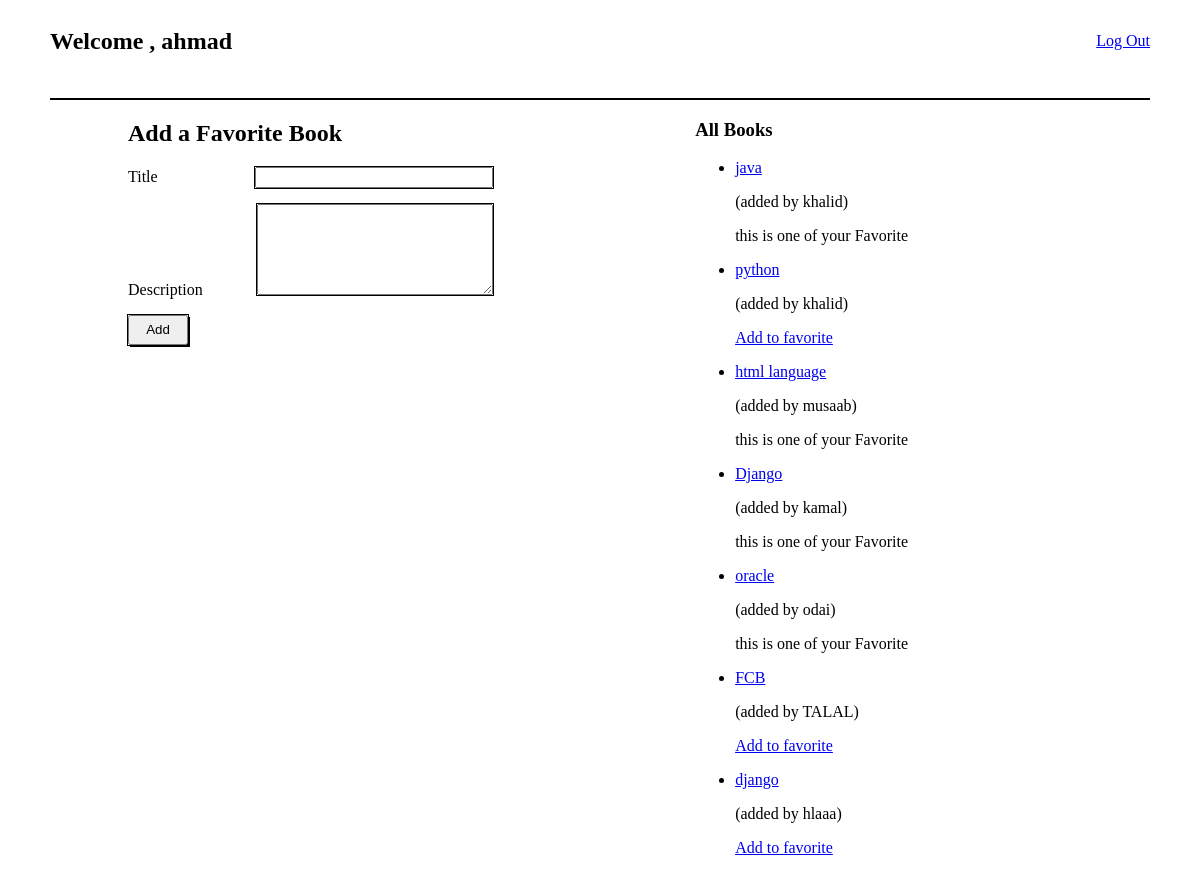
Page /books (signed in) on the committed database.
### login_updated_app/models.py (models this page shows)
class User(models.Model):
    first_name=models.CharField(max_length=255)
    last_name=models.CharField(max_length=255)
    email=models.CharField(max_length=255)
    password=models.CharField(max_length=255)
    created_at = models.DateTimeField(auto_now_add=True)
    updated_at = models.DateTimeField(auto_now=True)
    objects = UserManager()

class Book(models.Model):
    title=models.CharField(max_length=255)
    desc=models.TextField()
    uploaded_by = models.ForeignKey(User , related_name="books_uploaded", on_delete = models.CASCADE)
    users_who_like = models.ManyToManyField(User , related_name="liked_books")
    created_at = models.DateTimeField(auto_now_add=True)
    updated_at = models.DateTimeField(auto_now=True)

### favorite_book_app/views.py (the view)
# urls.py: path('books', views.welcome_page),
def welcome_page(request):
    this_user = User.objects.get(id=request.session['user_id'])
    context={
        'this_user' : this_user,
        'all_books' : Book.objects.all()
    }
    return render(request , 'welcome.html' , context)

### favorite_book_app/templates/welcome.html (shortened to what this page needs)
<!DOCTYPE html>
<html lang="en">
<head>
</head>
<body>
    <nav>
        <div><h1>Welcome , {{this_user.first_name}}</h1></div>
        <div class="link"><a href="/">Log Out</a></div>
    </nav>
    <div class="flex">
        <div>
            <form action="/add_books" method="post">
                <h2>Add a Favorite Book</h2>
                <p>Title <input type="text" name="title"></p>
                <p>Description <textarea name="description"></textarea></p>
                <button>Add</button>
            </form>
        </div>
        <div>
            <h3>All Books</h3>
            {% for book in all_books %}
                <ul>
                    {% if this_user in book.users_who_like.all %}
                    <li><a href="book_details/{{book.id}}">{{book.title}}</a>
                        <p>(added by {{book.uploaded_by.first_name}})</p>
                        <p>this is one of your Favorite</p>
                    {% else %}
                    <li><a href="book_details/{{book.id}}">{{book.title}}</a>
                        <p>(added by {{book.uploaded_by.first_name}})</p>
                        <a href="add/{{book.id}}">Add to favorite</a>
                    </li>
                    {% endif %}
                </ul>
            {% endfor %}
        </div>
    </div>
</body>
</html>

### favorite_book_app/templates/welcome.html (style rules this page uses)
.flex { display: flex; justify-content: space-between; width: 900px; }
nav { width: 1100px; border-bottom: black solid 2px; display: flex; justify-content: space-between; margin: 0 auto; }
.link { width: 100px; height: 65px; display: flex; justify-content: end; align-items: center; }
h1 { width: 500px; height: 50px; }
form { margin-left: 120px; }
input { outline: 1px solid black; margin-left: 93px; width: 230px; }
textarea { outline: 1px solid black; margin-left: 50px; height: 85px; width: 230px; }
button { outline: 1px solid black; height: 30px; width: 60px; box-shadow: 2px 2px black; }

### rows in the picture
User: first_name "ahmad"
Book: title "java", uploaded_by.first_name "khalid"
Book: title "python", uploaded_by.first_name "khalid"
Book: title "html language", uploaded_by.first_name "musaab"
Book: title "Django", uploaded_by.first_name "kamal"
Book: title "oracle", uploaded_by.first_name "odai"
Book: title "FCB", uploaded_by.first_name "TALAL"
Book: title "django", uploaded_by.first_name "hlaaa"
